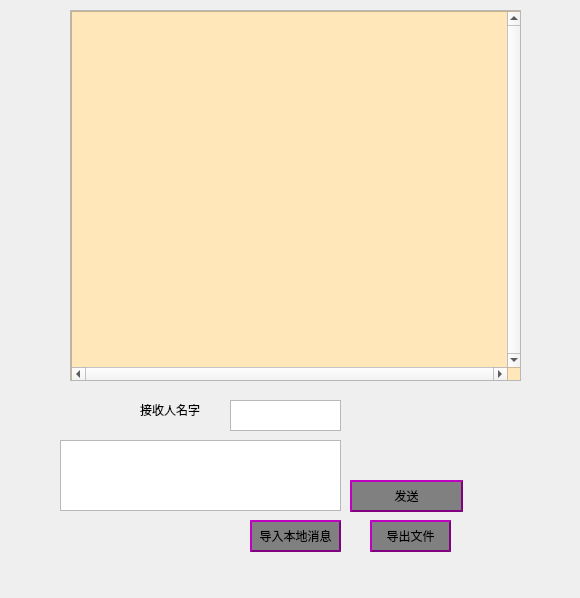
<?xml version="1.0" encoding="UTF-8"?>
<ui version="4.0">
 <class>p2p</class>
 <widget class="QDialog" name="p2p">
  <property name="geometry">
   <rect>
    <x>0</x>
    <y>0</y>
    <width>580</width>
    <height>598</height>
   </rect>
  </property>
  <property name="minimumSize">
   <size>
    <width>500</width>
    <height>300</height>
   </size>
  </property>
  <property name="windowTitle">
   <string>Dialog</string>
  </property>
  <property name="styleSheet">
   <string notr="true">QFrame {
       foreground-color: purple;
   
    background-position: top right;
    background-origin: content;
    background-repeat: none;
}
</string>
  </property>
  <widget class="QLabel" name="label">
   <property name="geometry">
    <rect>
     <x>140</x>
     <y>400</y>
     <width>91</width>
     <height>20</height>
    </rect>
   </property>
   <property name="text">
    <string>接收人名字</string>
   </property>
  </widget>
  <widget class="QPushButton" name="pushButton_send">
   <property name="geometry">
    <rect>
     <x>350</x>
     <y>480</y>
     <width>113</width>
     <height>32</height>
    </rect>
   </property>
   <property name="styleSheet">
    <string notr="true">QPushButton {
    border: 2px outset purple;
    background: gray;
}

QPushButton:pressed {
    border-style: inset;
}
</string>
   </property>
   <property name="text">
    <string>发送</string>
   </property>
  </widget>
  <widget class="QTextEdit" name="lineEdit_name">
   <property name="geometry">
    <rect>
     <x>230</x>
     <y>400</y>
     <width>111</width>
     <height>31</height>
    </rect>
   </property>
   <property name="html">
    <string>&lt;!DOCTYPE HTML PUBLIC &quot;-//W3C//DTD HTML 4.0//EN&quot; &quot;http://www.w3.org/TR/REC-html40/strict.dtd&quot;&gt;
&lt;html&gt;&lt;head&gt;&lt;meta name=&quot;qrichtext&quot; content=&quot;1&quot; /&gt;&lt;style type=&quot;text/css&quot;&gt;
p, li { white-space: pre-wrap; }
&lt;/style&gt;&lt;/head&gt;&lt;body style=&quot; font-family:'SimSun'; font-size:9pt; font-weight:400; font-style:normal;&quot;&gt;
&lt;p style=&quot;-qt-paragraph-type:empty; margin-top:0px; margin-bottom:0px; margin-left:0px; margin-right:0px; -qt-block-indent:0; text-indent:0px;&quot;&gt;&lt;br /&gt;&lt;/p&gt;&lt;/body&gt;&lt;/html&gt;</string>
   </property>
  </widget>
  <widget class="QTextEdit" name="textEdit_2">
   <property name="geometry">
    <rect>
     <x>60</x>
     <y>440</y>
     <width>281</width>
     <height>71</height>
    </rect>
   </property>
   <property name="html">
    <string>&lt;!DOCTYPE HTML PUBLIC &quot;-//W3C//DTD HTML 4.0//EN&quot; &quot;http://www.w3.org/TR/REC-html40/strict.dtd&quot;&gt;
&lt;html&gt;&lt;head&gt;&lt;meta name=&quot;qrichtext&quot; content=&quot;1&quot; /&gt;&lt;style type=&quot;text/css&quot;&gt;
p, li { white-space: pre-wrap; }
&lt;/style&gt;&lt;/head&gt;&lt;body style=&quot; font-family:'SimSun'; font-size:9pt; font-weight:400; font-style:normal;&quot;&gt;
&lt;p style=&quot;-qt-paragraph-type:empty; margin-top:0px; margin-bottom:0px; margin-left:0px; margin-right:0px; -qt-block-indent:0; text-indent:0px;&quot;&gt;&lt;br /&gt;&lt;/p&gt;&lt;/body&gt;&lt;/html&gt;</string>
   </property>
  </widget>
  <widget class="QPushButton" name="pushButton_send_2">
   <property name="geometry">
    <rect>
     <x>370</x>
     <y>520</y>
     <width>81</width>
     <height>32</height>
    </rect>
   </property>
   <property name="styleSheet">
    <string notr="true">QPushButton {
    border: 2px outset purple;
    background: gray;
}

QPushButton:pressed {
    border-style: inset;
}
</string>
   </property>
   <property name="text">
    <string>导出文件</string>
   </property>
  </widget>
  <widget class="QPushButton" name="pushButton_send_3">
   <property name="geometry">
    <rect>
     <x>250</x>
     <y>520</y>
     <width>91</width>
     <height>32</height>
    </rect>
   </property>
   <property name="styleSheet">
    <string notr="true">QPushButton {
    border: 2px outset purple;
    background: gray;
}

QPushButton:pressed {
    border-style: inset;
}
</string>
   </property>
   <property name="text">
    <string>导入本地消息</string>
   </property>
  </widget>
  <widget class="QScrollArea" name="scrollArea">
   <property name="geometry">
    <rect>
     <x>70</x>
     <y>10</y>
     <width>451</width>
     <height>371</height>
    </rect>
   </property>
   <property name="sizePolicy">
    <sizepolicy hsizetype="Preferred" vsizetype="Fixed">
     <horstretch>0</horstretch>
     <verstretch>0</verstretch>
    </sizepolicy>
   </property>
   <property name="widgetResizable">
    <bool>true</bool>
   </property>
   <widget class="QWidget" name="scrollAreaWidgetContents">
    <property name="geometry">
     <rect>
      <x>0</x>
      <y>0</y>
      <width>449</width>
      <height>369</height>
     </rect>
    </property>
    <widget class="QTextEdit" name="textEdit">
     <property name="geometry">
      <rect>
       <x>0</x>
       <y>0</y>
       <width>451</width>
       <height>371</height>
      </rect>
     </property>
     <property name="sizePolicy">
      <sizepolicy hsizetype="Preferred" vsizetype="Preferred">
       <horstretch>0</horstretch>
       <verstretch>0</verstretch>
      </sizepolicy>
     </property>
     <property name="styleSheet">
      <string notr="true">QFrame {
       background-color: #FFE7BA;
    background-image: url(./img/qt.png);
    background-position: top right;
    background-origin: content;
    background-repeat: none;
}
</string>
     </property>
     <property name="verticalScrollBarPolicy">
      <enum>Qt::ScrollBarAlwaysOn</enum>
     </property>
     <property name="horizontalScrollBarPolicy">
      <enum>Qt::ScrollBarAlwaysOn</enum>
     </property>
     <property name="sizeAdjustPolicy">
      <enum>QAbstractScrollArea::AdjustToContents</enum>
     </property>
     <property name="tabChangesFocus">
      <bool>true</bool>
     </property>
     <property name="html">
      <string>&lt;!DOCTYPE HTML PUBLIC &quot;-//W3C//DTD HTML 4.0//EN&quot; &quot;http://www.w3.org/TR/REC-html40/strict.dtd&quot;&gt;
&lt;html&gt;&lt;head&gt;&lt;meta name=&quot;qrichtext&quot; content=&quot;1&quot; /&gt;&lt;style type=&quot;text/css&quot;&gt;
p, li { white-space: pre-wrap; }
&lt;/style&gt;&lt;/head&gt;&lt;body style=&quot; font-family:'SimSun'; font-size:9pt; font-weight:400; font-style:normal;&quot;&gt;
&lt;p style=&quot;-qt-paragraph-type:empty; margin-top:0px; margin-bottom:0px; margin-left:0px; margin-right:0px; -qt-block-indent:0; text-indent:0px;&quot;&gt;&lt;br /&gt;&lt;/p&gt;&lt;/body&gt;&lt;/html&gt;</string>
     </property>
    </widget>
   </widget>
  </widget>
 </widget>
 <resources/>
 <connections/>
</ui>
